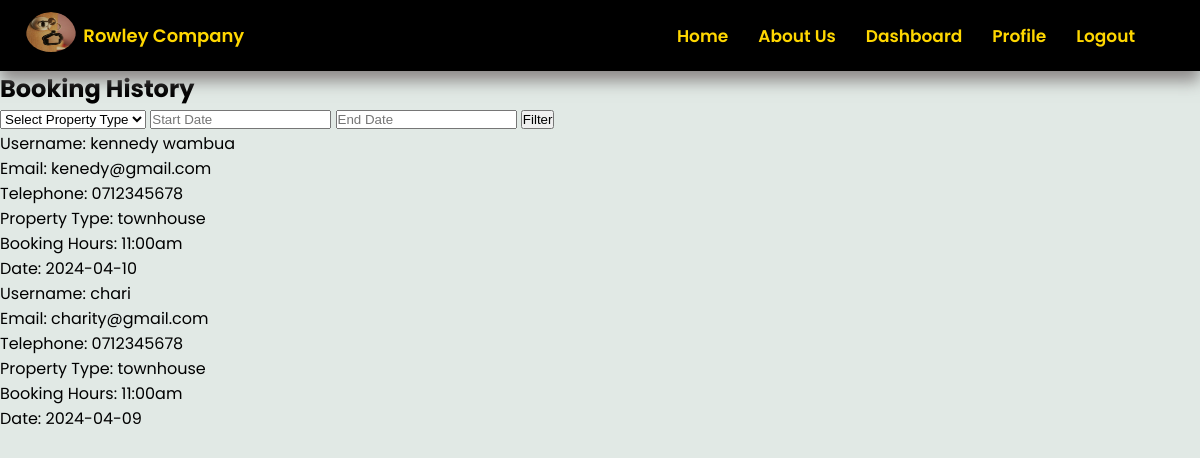
The page /booking/history (signed in) on the database its author committed.
### project/models.py (models this page shows, shortened)
class Booking(db.Model):
    id = db.Column(db.Integer, primary_key=True)
    username = db.Column(db.String(50), nullable=False)
    email = db.Column(db.String(120), nullable=False)
    telephone = db.Column(db.String(10), nullable=False)
    property_type = db.Column(db.String(50), nullable=False)
    booking_hours = db.Column(db.String(50), nullable=False)
    date = db.Column(db.Date, nullable=False)
    status = db.Column(db.String(20), nullable=False, default='Pending')
    user_id = db.Column(db.Integer, db.ForeignKey('user.id'), nullable=False)
    agent_id = db.Column(db.Integer, nullable=False, default='00')

### project/client.py (the view)
@client.route('/booking/history',  methods=['GET'])
@login_required
def bookingHistory():
    property_type = request.args.get('property_type', '')
    start_date = request.args.get('start_date', '')
    end_date = request.args.get('end_date', '')
    bookings_query = Booking.query.filter_by(user_id=current_user.id)
    if property_type:
        bookings_query = bookings_query.filter(Booking.property_type.ilike(f'%{property_type}%'))
    if start_date:
        start_date_obj = datetime.strptime(start_date, '%d/%m/%Y').date()
        bookings_query = bookings_query.filter(Booking.date >= start_date_obj)
    if end_date:
        end_date_obj = datetime.strptime(end_date, '%d/%m/%Y').date()
        bookings_query = bookings_query.filter(Booking.date <= end_date_obj)
    bookings = bookings_query.all()
    return render_template('bookingHistory.html', active_page='bookingHistory',  bookings=bookings)

### project/templates/bookingHistory.html (shortened to what this page needs)
{% extends 'base.html' %}
{% block head %}
  {{super()}}
  <link rel="stylesheet" href="/static/css/bookingHistory.css">
  <link rel="stylesheet" href="https://code.jquery.com/ui/1.12.1/themes/base/jquery-ui.css">
{% endblock %}
{% block content %}
<div>
    <h2> Booking History </h2>
    <form action="{{ url_for('client.bookingHistory') }}" method="get">
        <select name="property_type">
            <option value="">Select Property Type</option>
        </select>
        <input type="text" id="start_date" name="start_date" placeholder="Start Date">
        <input type="text" id="end_date" name="end_date" placeholder="End Date">
        <button type="submit">Filter</button>
    </form>
    {% if bookings %}
        {% for booking in bookings %}
        <div class="booking">
            <p>Username: {{ booking.username }}</p>
            <p>Email: {{ booking.email }}</p>
            <p>Telephone: {{ booking.telephone }}</p>
            <p>Property Type: {{ booking.property_type }}</p>
            <p>Booking Hours: {{ booking.booking_hours }}</p>
            <p>Date: {{ booking.date }}</p>
        </div>
        {% endfor %}
    {% else %}
        <p> No bookings found. </p>
    {% endif %}
</div>
{% endblock %}

### project/static/css/main.css (style rules this page uses)
* { box-sizing: border-box; margin: 0; padding: 0; }
body { margin: 0; padding: 0; font-family: "Poppins", sans-serif; background-color: #E1E9E5; }

### rows shown on the page
Booking: username "kennedy wambua", email "kenedy@gmail.com", telephone "0712345678", property_type "townhouse", booking_hours "11:00am", date "2024-04-10"
Booking: username "chari", email "charity@gmail.com", telephone "0712345678", property_type "townhouse", booking_hours "11:00am", date "2024-04-09"
